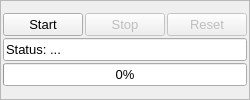
                 <widget class="QFrame" name="frame_4">
                  <property name="frameShape">
                   <enum>QFrame::StyledPanel</enum>
                  </property>
                  <property name="frameShadow">
                   <enum>QFrame::Sunken</enum>
                  </property>
                  <property name="lineWidth">
                   <number>16</number>
                  </property>
                  <property name="midLineWidth">
                   <number>6</number>
                  </property>
                  <layout class="QVBoxLayout" name="verticalLayout_5">
                   <property name="spacing">
                    <number>2</number>
                   </property>
                   <property name="leftMargin">
                    <number>2</number>
                   </property>
                   <property name="topMargin">
                    <number>2</number>
                   </property>
                   <property name="rightMargin">
                    <number>2</number>
                   </property>
                   <property name="bottomMargin">
                    <number>2</number>
                   </property>
                   <item>
                    <layout class="QGridLayout" name="gridLayout_8">
                     <property name="verticalSpacing">
                      <number>2</number>
                     </property>
                     <item row="0" column="2">
                      <widget class="QPushButton" name="reset_btn">
                       <property name="enabled">
                        <bool>false</bool>
                       </property>
                       <property name="font">
                        <font>
                         <pointsize>10</pointsize>
                        </font>
                       </property>
                       <property name="text">
                        <string>Reset</string>
                       </property>
                       <property name="icon">
                        <iconset resource="resources/main.qrc">
                         <normaloff>:/main/reset.png</normaloff>:/main/reset.png</iconset>
                       </property>
                       <property name="iconSize">
                        <size>
                         <width>12</width>
                         <height>12</height>
                        </size>
                       </property>
                      </widget>
                     </item>
                     <item row="2" column="0" colspan="3">
                      <widget class="QProgressBar" name="progress_bar">
                       <property name="font">
                        <font>
                         <pointsize>10</pointsize>
                        </font>
                       </property>
                       <property name="value">
                        <number>0</number>
                       </property>
                       <property name="textVisible">
                        <bool>true</bool>
                       </property>
                       <property name="orientation">
                        <enum>Qt::Horizontal</enum>
                       </property>
                       <property name="invertedAppearance">
                        <bool>false</bool>
                       </property>
                      </widget>
                     </item>
                     <item row="0" column="0">
                      <widget class="QPushButton" name="start_btn">
                       <property name="font">
                        <font>
                         <pointsize>10</pointsize>
                        </font>
                       </property>
                       <property name="text">
                        <string>Start</string>
                       </property>
                       <property name="icon">
                        <iconset resource="resources/main.qrc">
                         <normaloff>:/main/start.png</normaloff>:/main/start.png</iconset>
                       </property>
                       <property name="iconSize">
                        <size>
                         <width>10</width>
                         <height>10</height>
                        </size>
                       </property>
                      </widget>
                     </item>
                     <item row="0" column="1">
                      <widget class="QPushButton" name="stop_btn">
                       <property name="enabled">
                        <bool>false</bool>
                       </property>
                       <property name="font">
                        <font>
                         <pointsize>10</pointsize>
                        </font>
                       </property>
                       <property name="text">
                        <string>Stop</string>
                       </property>
                       <property name="icon">
                        <iconset resource="resources/main.qrc">
                         <normaloff>:/main/stop.png</normaloff>:/main/stop.png</iconset>
                       </property>
                       <property name="iconSize">
                        <size>
                         <width>10</width>
                         <height>10</height>
                        </size>
                       </property>
                      </widget>
                     </item>
                     <item row="1" column="0" colspan="3">
                      <widget class="QLineEdit" name="perm_status">
                       <property name="font">
                        <font>
                         <pointsize>10</pointsize>
                        </font>
                       </property>
                       <property name="text">
                        <string>Status: ...</string>
                       </property>
                       <property name="readOnly">
                        <bool>true</bool>
                       </property>
                      </widget>
                     </item>
                    </layout>
                   </item>
                  </layout>
                 </widget>
